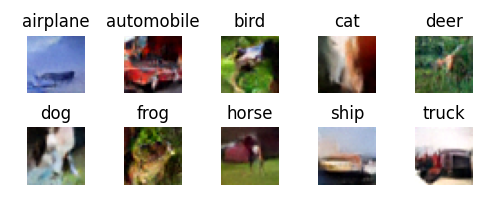

The Python source for this figure:
import math
import numpy as np
import torch
import torchvision
import matplotlib.pyplot as plt
from torchvision import transforms
from torch.utils.data import DataLoader
from torch.optim import Adam
import torch.nn.functional as F
from torch import nn
from tqdm import tqdm

# Hyperparameters
img_size = 32
batch_size = 128
num_timesteps = 1000
epochs = 20
lr = 2e-4
device = 'cuda' if torch.cuda.is_available() else 'cpu'
guidance_scale = 3.0  # classifier-free guidance scale

# Utility to display and save sample grids
def show_images(images, labels=None, rows=2, cols=10, save_path='cifar_guided.png'):
    fig = plt.figure(figsize=(cols, rows))
    for i in range(rows * cols):
        ax = fig.add_subplot(rows, cols, i + 1)
        img = images[i]
        # Convert tensor or PIL to numpy array
        if isinstance(img, torch.Tensor):
            img_np = img.permute(1, 2, 0).cpu().numpy()
        else:
            img_np = np.array(img)
        # Rescale if in [0,1]
        if img_np.max() <= 1.0:
            img_np = (img_np * 255).astype(np.uint8)
        ax.imshow(img_np)
        if labels is not None:
            ax.set_title(str(labels[i]))
        ax.axis('off')
    plt.tight_layout()
    plt.savefig(save_path)
    plt.close(fig)

# Positional encoding for time steps
def _pos_encoding(time_idx, D, device='cpu'):
    v = torch.zeros(D, device=device)
    i = torch.arange(0, D, device=device)
    div_term = torch.exp(i / D * math.log(10000))
    v[0::2] = torch.sin(time_idx / div_term[0::2])
    v[1::2] = torch.cos(time_idx / div_term[1::2])
    return v

def pos_encoding(timesteps, D, device='cpu'):
    v = torch.zeros(len(timesteps), D, device=device)
    for idx, t in enumerate(timesteps):
        v[idx] = _pos_encoding(t, D, device)
    return v

# Convolutional block with time embedding
class ConvBlock(nn.Module):
    def __init__(self, in_ch, out_ch, time_embed_dim):
        super().__init__()
        self.convs = nn.Sequential(
            nn.Conv2d(in_ch, out_ch, 3, padding=1),
            nn.BatchNorm2d(out_ch),
            nn.ReLU(inplace=True),
            nn.Conv2d(out_ch, out_ch, 3, padding=1),
            nn.BatchNorm2d(out_ch),
            nn.ReLU(inplace=True)
        )
        self.mlp = nn.Sequential(
            nn.Linear(time_embed_dim, in_ch),
            nn.ReLU(inplace=True),
            nn.Linear(in_ch, in_ch)
        )

    def forward(self, x, v):
        N, C, H, W = x.shape
        t_emb = self.mlp(v).view(N, C, 1, 1)
        return self.convs(x + t_emb)

# U-Net conditioning on time + optional label (for classifier-free)
class UNetCond(nn.Module):
    def __init__(self, in_ch=3, time_embed_dim=256, num_labels=10):
        super().__init__()
        self.time_embed_dim = time_embed_dim
        self.down1 = ConvBlock(in_ch, 128, time_embed_dim)
        self.down2 = ConvBlock(128, 256, time_embed_dim)
        self.bot1 = ConvBlock(256, 512, time_embed_dim)
        self.up2 = ConvBlock(256 + 512, 256, time_embed_dim)
        self.up1 = ConvBlock(256 + 128, 128, time_embed_dim)
        self.out = nn.Conv2d(128, in_ch, 1)

        self.maxpool = nn.MaxPool2d(2)
        self.upsample = nn.Upsample(scale_factor=2, mode='bilinear', align_corners=False)

        # label embedding for conditional branch
        self.label_emb = nn.Embedding(num_labels, time_embed_dim)

    def forward(self, x, timesteps, labels=None):
        t = pos_encoding(timesteps, self.time_embed_dim, device=x.device)
        if labels is not None:
            t = t + self.label_emb(labels)

        x1 = self.down1(x, t)
        x2 = self.down2(self.maxpool(x1), t)
        xb = self.bot1(self.maxpool(x2), t)

        xu = self.upsample(xb)
        xu = self.up2(torch.cat([xu, x2], dim=1), t)
        xu = self.upsample(xu)
        xu = self.up1(torch.cat([xu, x1], dim=1), t)
        return self.out(xu)

# Diffusion scheduler and sampling with classifier-free guidance
class Diffuser:
    def __init__(self, num_timesteps=1000, beta_start=1e-4, beta_end=0.02, device='cpu'):
        self.num_timesteps = num_timesteps
        self.device = device
        self.betas = torch.linspace(beta_start, beta_end, num_timesteps, device=device)
        self.alphas = 1 - self.betas
        self.alpha_bars = torch.cumprod(self.alphas, dim=0)

    def add_noise(self, x0, t):
        idx = t - 1
        a_bar = self.alpha_bars[idx].view(-1, 1, 1, 1)
        noise = torch.randn_like(x0)
        xt = torch.sqrt(a_bar) * x0 + torch.sqrt(1 - a_bar) * noise
        return xt, noise

    def p_sample(self, x, t, eps):
        idx = t - 1
        a = self.alphas[idx].view(-1,1,1,1)
        a_bar = self.alpha_bars[idx].view(-1,1,1,1)
        a_bar_prev = self.alpha_bars[idx-1].view(-1,1,1,1) if idx[0]>0 else torch.ones_like(a)
        mu = (x - ((1 - a) / torch.sqrt(1 - a_bar)) * eps) / torch.sqrt(a)
        std = torch.sqrt((1 - a) * (1 - a_bar_prev) / (1 - a_bar))
        noise = torch.randn_like(x)
        noise[t == 1] = 0
        return mu + noise * std

    def sample(self, model, x_shape=(20,3,32,32), labels=None, guidance_scale=0.0):
        model.eval()
        x = torch.randn(x_shape, device=self.device)
        B = x_shape[0]
        if labels is None:
            labels = torch.randint(0, model.label_emb.num_embeddings, (B,), device=self.device)

        with torch.no_grad():
            for step in tqdm(range(self.num_timesteps, 0, -1)):
                t = torch.full((B,), step, device=self.device, dtype=torch.long)
                eps_cond = model(x, t, labels)
                eps_uncond = model(x, t, None)
                eps = eps_uncond + guidance_scale * (eps_cond - eps_uncond)
                x = self.p_sample(x, t, eps)
        model.train()
        to_pil = transforms.ToPILImage()
        imgs = [to_pil(x[i].clamp(-1,1).add(1).div(2)) for i in range(x.shape[0])]
        return imgs, labels

# Prepare CIFAR-10 dataset
preprocess = transforms.Compose([
    transforms.RandomHorizontalFlip(),
    transforms.ToTensor(),
    transforms.Normalize((0.5,0.5,0.5), (0.5,0.5,0.5))
])

dataset = torchvision.datasets.CIFAR10(root='./data', download=True, train=True, transform=preprocess)
dataloader = DataLoader(dataset, batch_size=batch_size, shuffle=True, num_workers=4)

# Initialize model, diffuser, optimizer
diffuser = Diffuser(num_timesteps, device=device)
model = UNetCond(in_ch=3, time_embed_dim=256, num_labels=10).to(device)
optimizer = Adam(model.parameters(), lr=lr)

# Training loop with classifier-free loss
losses = []
for epoch in range(epochs):
    running_loss = 0.0
    for imgs, labels in tqdm(dataloader):
        imgs = imgs.to(device)
        labels = labels.to(device)
        t = torch.randint(1, num_timesteps+1, (imgs.size(0),), device=device)

        x_noisy, noise = diffuser.add_noise(imgs, t)
        noise_pred = model(x_noisy, t, labels)
        noise_pred_uncond = model(x_noisy, t, None)
        loss = (F.mse_loss(noise_pred, noise) + F.mse_loss(noise_pred_uncond, noise)) * 0.5

        optimizer.zero_grad()
        loss.backward()
        optimizer.step()

        running_loss += loss.item()
    avg_loss = running_loss / len(dataloader)
    losses.append(avg_loss)
    print(f"Epoch {epoch+1}/{epochs} - Loss: {avg_loss:.4f}")

# Plot training loss
plt.plot(losses)
plt.xlabel('Epoch')
plt.ylabel('Loss')
plt.show()

# CIFAR-10 class names
cifar10_labels = dataset.classes

# Generate one image per class
num_classes = len(cifar10_labels)
labels_to_gen = torch.arange(num_classes, device=device)
sampled_imgs, _ = diffuser.sample(model, x_shape=(num_classes,3,32,32), labels=labels_to_gen, guidance_scale=guidance_scale)

# Show one image per class with labels
show_images(sampled_imgs, labels=cifar10_labels, rows=2, cols=5, save_path='cifar10_guided.png')
